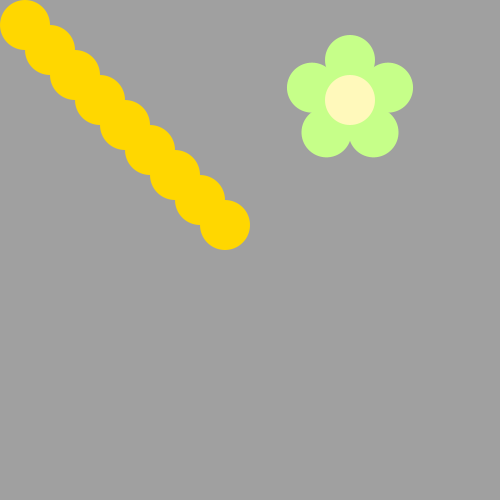
Frame 1 (no input)
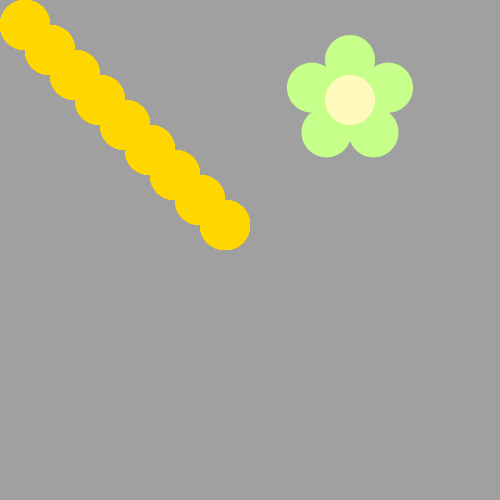
Frame 60 (the mouse pressed at the canvas centre just before this capture)
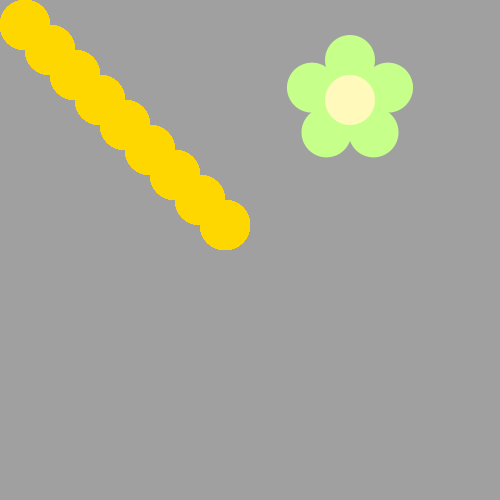
Frame 120 (the mouse held since frame 60 and released just before this capture)

The Processing sketch that drew these frames (run headless with seeded random() and noise(); from frame 60 on, the mouse is pressed at the canvas centre):

// Processing sketch: bee
// ── bee.pde
void draw() {
/*Use a loop to make a body for the Bee!
Then put his head on using drawBeeFace(x,y)
Use Modulo to make the colors alternate 
*/
fill(255,215,0 );
ellipse(25,25,50,50);
ellipse(50,50,50,50);
ellipse(75,75,50,50);
ellipse(100,100,50,50);
ellipse(125,125,50,50);
ellipse(150,150,50,50);
ellipse(175,175,50,50);
ellipse(200,200,50,50);
ellipse(225,225,50,50);
}

void drawFlower(int x, int y) {
     noStroke();
     translate(x, y);
     // draw 5 petals, rotating after each one<
     fill(#c6ff89);      // green
      for (int i = 0; i < 5; i++) {
           ellipse(0, -40, 50, 50);
          rotate(radians(72));
     }
     fill(#fff9bb); // light yellow
     ellipse(0, 0, 50, 50);
} 
void drawBeeFace(int BeeFaceX, int BeeFaceY) {
     noStroke();
     fill(0, 0, 0);
     stroke(1);
     strokeWeight(5);
     line(BeeFaceX-10, BeeFaceY-27, BeeFaceX-17, BeeFaceY-50);
     line(BeeFaceX+10, BeeFaceY-27, BeeFaceX+17, BeeFaceY-50);
     ellipse(BeeFaceX-17, BeeFaceY-50, 10, 10);
     ellipse(BeeFaceX+17, BeeFaceY-50, 10, 10);
     noStroke();
     fill(255, 251, 28);
     ellipse(BeeFaceX, BeeFaceY, 60, 60); // face
     fill(255, 237, 209);
     fill(0,0,0);
      ellipse(BeeFaceX-10, BeeFaceY-15, 10, 10); // eyes
     ellipse(BeeFaceX+10, BeeFaceY-15, 10, 10);
      ellipse(BeeFaceX, BeeFaceY-5, 10, 10); // nose
      ellipse(BeeFaceX, BeeFaceY+10, 20, 10);// mouth
     fill(255, 251, 28);
     ellipse(BeeFaceX, BeeFaceY+5, 20, 6);
}

void setup() {
     ellipseMode(CENTER);
     size(500, 500);
     background(160, 160, 160);
      drawFlower(350, 100);
}
